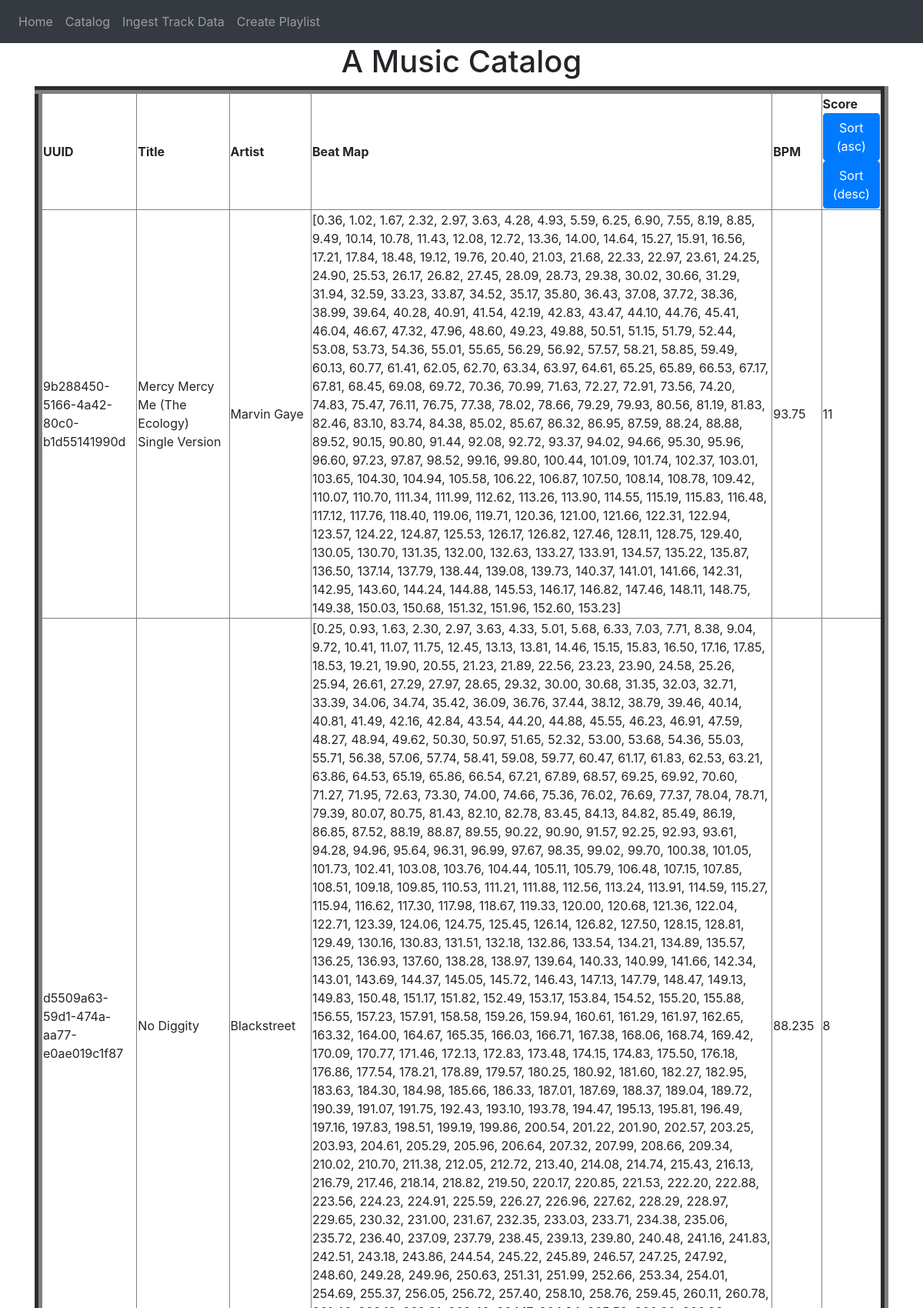
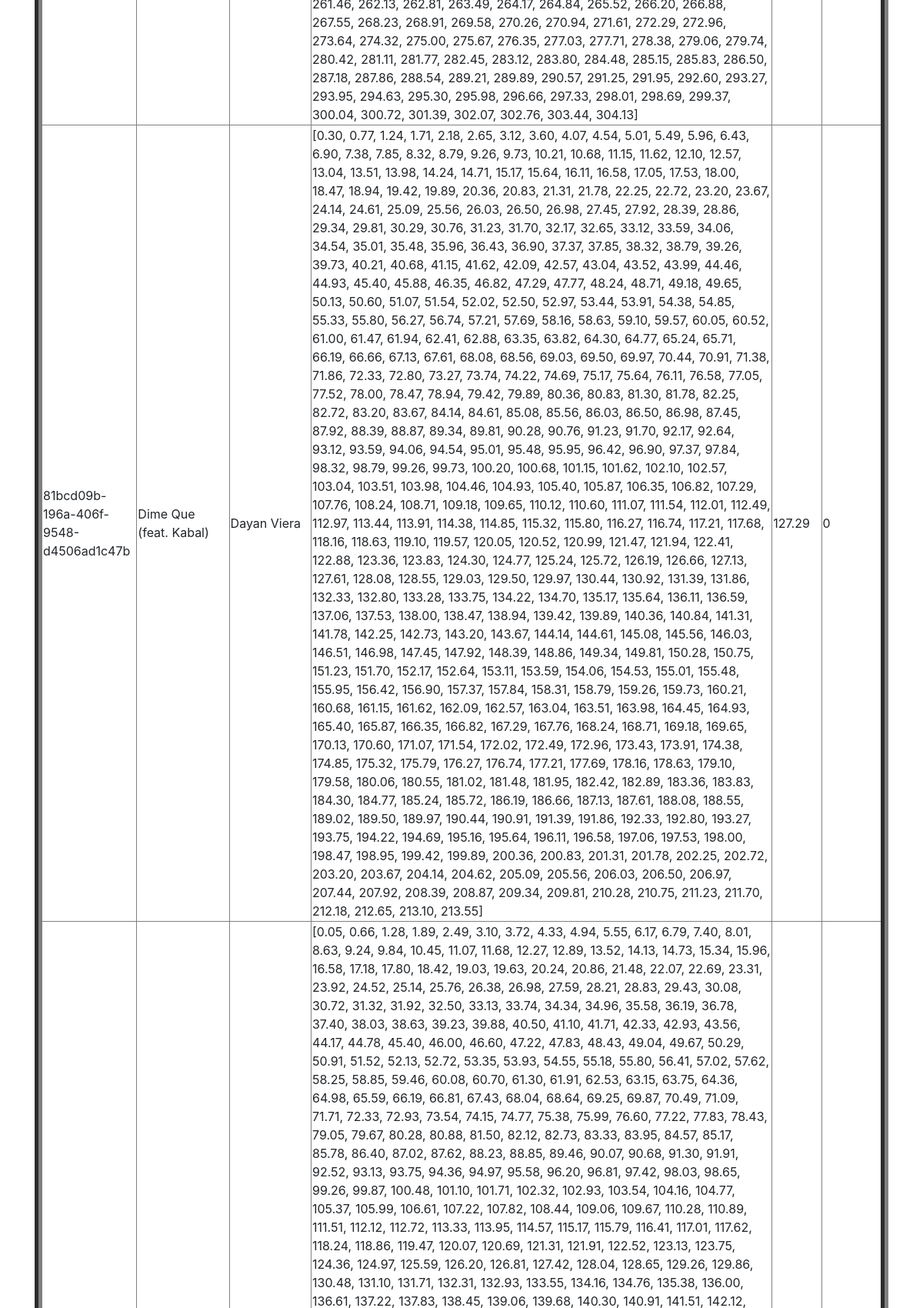
/catalog (upper part), run on the app's committed database (2 pictures, top to bottom).
### website/models.py (models this page shows)
class Track(db.Model):
    id = db.Column(db.Integer, primary_key=True)
    uuid = db.Column(db.String(150), unique=True)
    title = db.Column(db.String(1000))
    artist = db.Column(db.String(1000))
    beat_map = db.Column(db.String(1000))
    bpm = db.Column(db.Float)
    score = db.Column(db.Integer)

### website/catalog.py (the view)
@catalog.route('/catalog', methods=['GET', 'POST'])
def home():
    tracks = Track.query.all()
    scores = list(Track.query.values(Track.score))
    score_available = True
    if all(score[0] == None for score in scores):
        score_available = False
    return render_template("catalog.html", tracks = tracks, score_available = score_available)

### website/templates/catalog.html (shortened to what this page needs)
{% extends 'base.html' %} {% block title %}A Music Catalog{% endblock %}
{% block content%}
<h1 align="center">A Music Catalog</h1>
<table id="booking_table" table border="10">
    {% if tracks and score_available%}
    <tr id="table_column_headers">
        <th>UUID</th>
        <th>Title</th>
        <th>Artist</th>
        <th>Beat Map</th>
        <th>BPM</th>
        <th>Score <br/>
            <form method="GET">
                <button type="submit" class="btn btn-primary" formaction="/sort_score_inc">Sort (asc)</button>
            </form>
            <form method="GET">
                <button type="submit" class="btn btn-primary" formaction="/sort_score_desc">Sort (desc)</button>
            </form>
        </th>
    </tr>
    {% for track in tracks %}
        <tr>
            <td>{{ track.uuid }}</td>
            <td>{{ track.title }}</td>
            <td>{{ track.artist }}</td>
            <td>{{ track.beat_map }}</td>
            <td>{{ track.bpm }}</td>
            <td>{{ track.score }}</td>
        </tr>
    {% endfor %}
    {% else %}
    <p1 align="center">There is no track in DB. Please ingest track data first. </p1>
    {% endif %}
</table>
{% endblock %}

### website/templates/base.html (shortened to what this page needs)
<!DOCTYPE html>
<html lang="en">
<head>
    <link
      rel="stylesheet"
      href="https://stackpath.bootstrapcdn.com/bootstrap/4.4.1/css/bootstrap.min.css"
    />
    <link
      rel="stylesheet"
      href="https://stackpath.bootstrapcdn.com/font-awesome/4.7.0/css/font-awesome.min.css"
    />
</head>
<body>
    <nav class="navbar navbar-expand-lg navbar-dark bg-dark">
        <div class="collapse navbar-collapse" id="navbar">
        <div class="navbar-nav">
          <a class="nav-item nav-link" id="home" href="/">Home</a>
          <a class="nav-item nav-link" id="catalog" href="/catalog">Catalog</a>
          <a class="nav-item nav-link" id="ingest_data" href="/ingest_track_data">Ingest Track Data</a>
          <a class="nav-item nav-link" id="create_playlist" href="/create_playlist">Create Playlist</a>
        </div>
        </div>
    </nav>
    <div class="container">{% block content %} This is inside container {% endblock %}</div>
</body>
</html>

### data on the page
Track: uuid "9b288450-5166-4a42-80c0-b1d55141990d", title "Mercy Mercy Me (The Ecology) Single Version", artist "Marvin Gaye", beat_map "[0.36, 1.02, 1.67, 2.32, 2.97, 3.63, 4.28, 4.93, 5.59, 6.25, 6.90, 7.55, 8.19, 8.85, 9.49, 10.14, 10.78, 11.43, 12.08, 12.72, 13.36, 14.00, 14.64, 15.27, 15.91, 16.56, 17.21, 17.84, 18.48, 19.12, 19.76, 20.40, 21.03, 21.68, 22.33, 22.97, 23.61, 24.25, 24.90, 25.53, 26.17, 26.82, 27.45, 28.09, 28.73, 29.38, 30.02, 30.66, 31.29, 31.94, 32.59, 33.23, 33.87, 34.52, 35.17, 35.80, 36.43, 37.08, 37.72, 38.36, 38.99, 39.64, 40.28, 40.91, 41.54, 42.19, 42.83, 43.47, 44.10, 44.76, 45.41, 46.04, 46.67, 47.32, 47.96, 48.60, 49.23, 49.88, 50.51, 51.15, 51.79, 52.44, 53.08, 53.73, 54.36, 55.01, 55.65, 56.29, 56.92, 57.57, 58.21, 58.85, 59.49, 60.13, 60.77, 61.41, 62.05, 62.70, 63.34, 63.97, 64.61, 65.25,…", bpm "93.75", score "11"
Track: uuid "d5509a63-59d1-474a-aa77-e0ae019c1f87", title "No Diggity", artist "Blackstreet", beat_map "[0.25, 0.93, 1.63, 2.30, 2.97, 3.63, 4.33, 5.01, 5.68, 6.33, 7.03, 7.71, 8.38, 9.04, 9.72, 10.41, 11.07, 11.75, 12.45, 13.13, 13.81, 14.46, 15.15, 15.83, 16.50, 17.16, 17.85, 18.53, 19.21, 19.90, 20.55, 21.23, 21.89, 22.56, 23.23, 23.90, 24.58, 25.26, 25.94, 26.61, 27.29, 27.97, 28.65, 29.32, 30.00, 30.68, 31.35, 32.03, 32.71, 33.39, 34.06, 34.74, 35.42, 36.09, 36.76, 37.44, 38.12, 38.79, 39.46, 40.14, 40.81, 41.49, 42.16, 42.84, 43.54, 44.20, 44.88, 45.55, 46.23, 46.91, 47.59, 48.27, 48.94, 49.62, 50.30, 50.97, 51.65, 52.32, 53.00, 53.68, 54.36, 55.03, 55.71, 56.38, 57.06, 57.74, 58.41, 59.08, 59.77, 60.47, 61.17, 61.83, 62.53, 63.21, 63.86, 64.53, 65.19, 65.86, 66.54, 67.21, 67.89, 68.57,…", bpm "88.235", score "8"
Track: uuid "81bcd09b-196a-406f-9548-d4506ad1c47b", title "Dime Que (feat. Kabal)", artist "Dayan Viera", beat_map "[0.30, 0.77, 1.24, 1.71, 2.18, 2.65, 3.12, 3.60, 4.07, 4.54, 5.01, 5.49, 5.96, 6.43, 6.90, 7.38, 7.85, 8.32, 8.79, 9.26, 9.73, 10.21, 10.68, 11.15, 11.62, 12.10, 12.57, 13.04, 13.51, 13.98, 14.24, 14.71, 15.17, 15.64, 16.11, 16.58, 17.05, 17.53, 18.00, 18.47, 18.94, 19.42, 19.89, 20.36, 20.83, 21.31, 21.78, 22.25, 22.72, 23.20, 23.67, 24.14, 24.61, 25.09, 25.56, 26.03, 26.50, 26.98, 27.45, 27.92, 28.39, 28.86, 29.34, 29.81, 30.29, 30.76, 31.23, 31.70, 32.17, 32.65, 33.12, 33.59, 34.06, 34.54, 35.01, 35.48, 35.96, 36.43, 36.90, 37.37, 37.85, 38.32, 38.79, 39.26, 39.73, 40.21, 40.68, 41.15, 41.62, 42.09, 42.57, 43.04, 43.52, 43.99, 44.46, 44.93, 45.40, 45.88, 46.35, 46.82, 47.29, 47.77,…", bpm "127.29", score "0"
